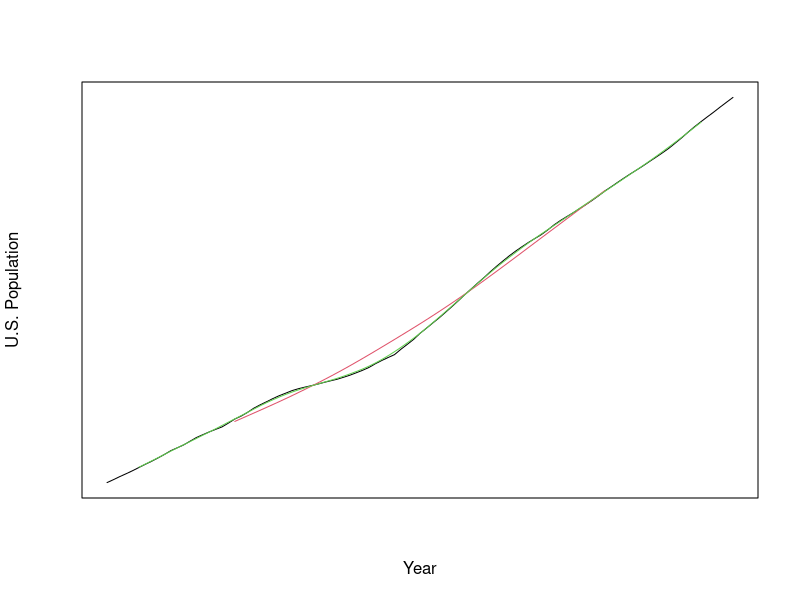

This figure's R source:
## ---- chunk 1
knitr::opts_knit$set(root.dir = 'C:/Users/neide/OneDrive/Documents/GitHub/BEwebinar/Data')
## ---- chunk 2
pop <- read.table("USpop.dat")
pop <- ts(pop, start = 1901)

m <- 20
ma.weights <- rep(1,2*m+1)/(2*m+1)
pop.trend1 <- filter(pop,ma.weights,method="convolution",sides=2)

m <- 5
ma.weights <- rep(1,2*m+1)/(2*m+1)
pop.trend2 <- filter(pop,ma.weights,method="convolution",sides=2)

plot(pop,xlab="Year",ylab="U.S. Population",col=1,lwd=1,yaxt="n",xaxt="n")
lines(ts(pop.trend1,start=1901,frequency=1),lty=1,lwd=1,col=2)
lines(ts(pop.trend2,start=1901,frequency=1),lty=1,lwd=1,col=3)
